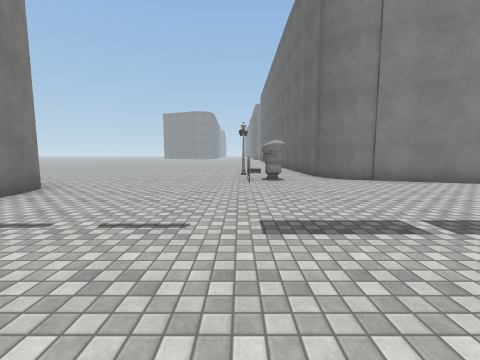
[1] (above)

20 first-person views from a walk through a scene from a Unity 3-D project. The camera is 1.4 m above the floor, tilts 6° down and sees 90° across. The floor is counted in squares, 2 m on a side. Each view is taken from the middle of a square. On the plan, view 1 faces up. The plan holds only what a view shows up to about 9 squares ahead; the rest is blank. The place goes on beyond the plan. The player character is not drawn. Some surface patterns are stand-ins.

[2]
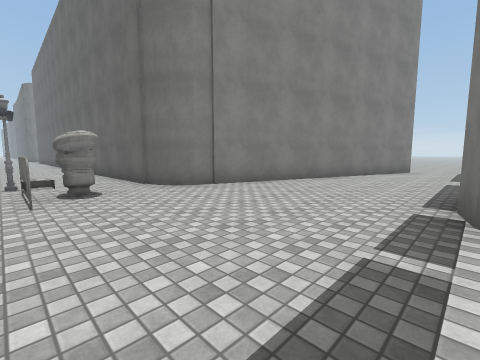

[3]
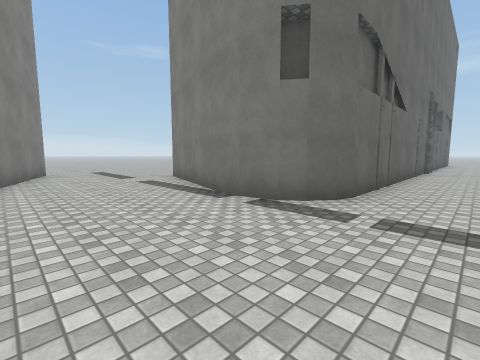

[4]
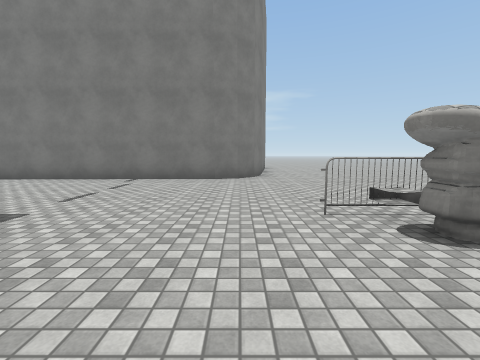

[5]
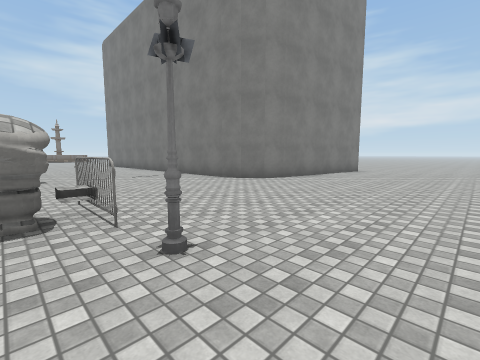

[6]
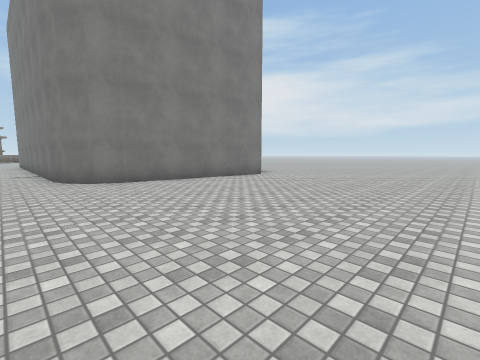

[7]
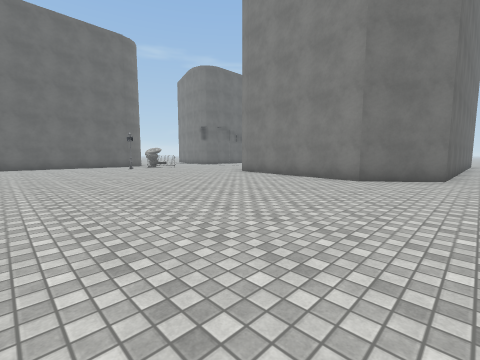

[8]
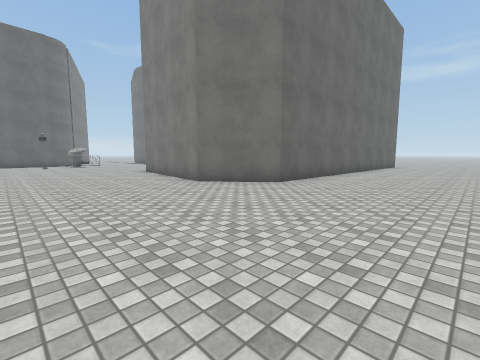

[9]
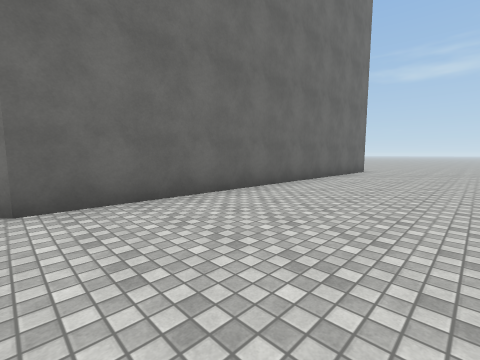

[10]
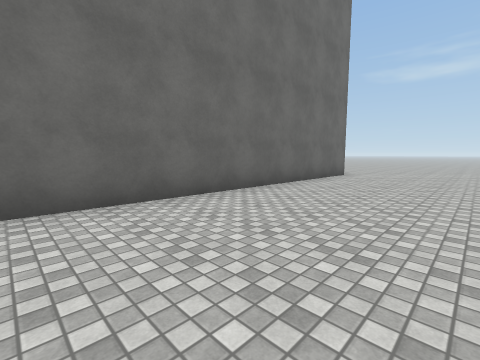

[11]
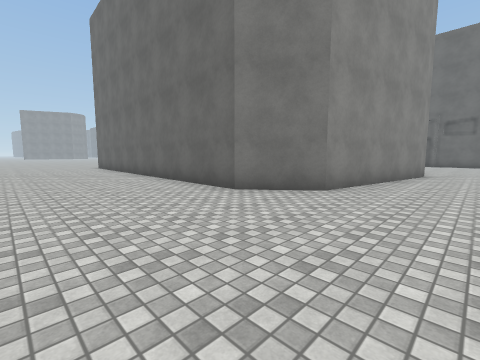

[12]
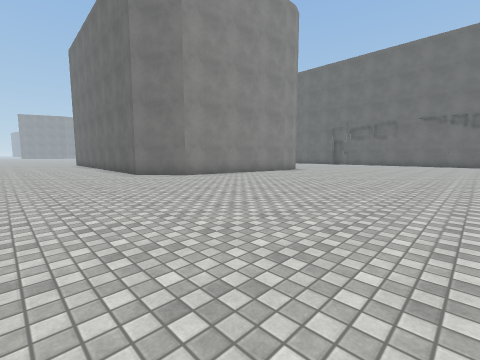

[13]
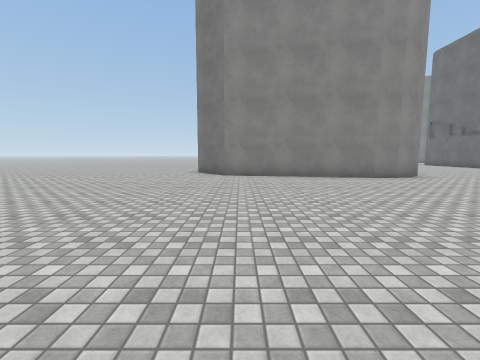

[14]
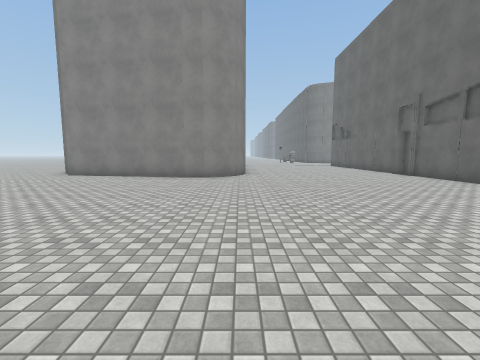

[15]
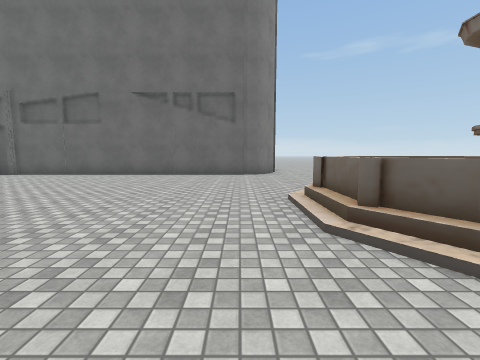

[16]
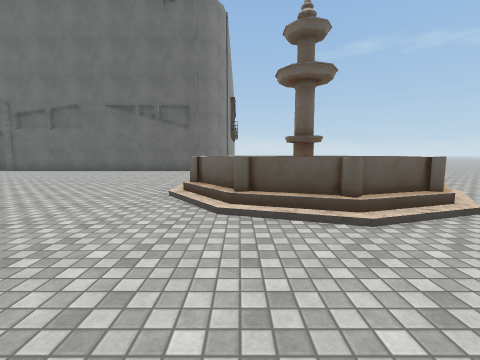

[17]
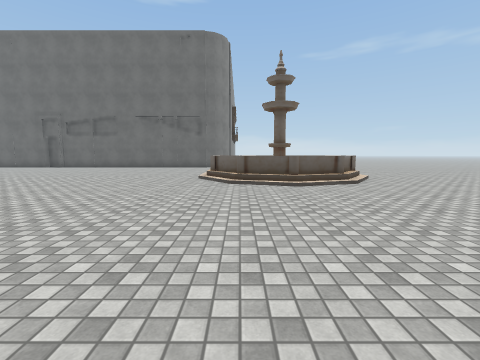

[18]
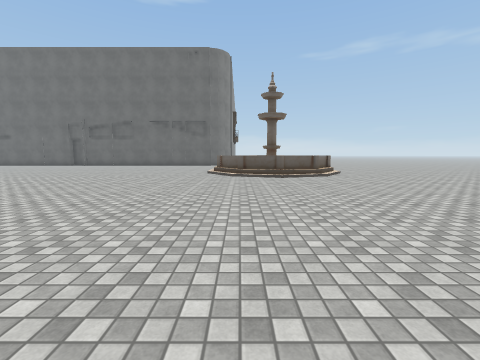

[19]
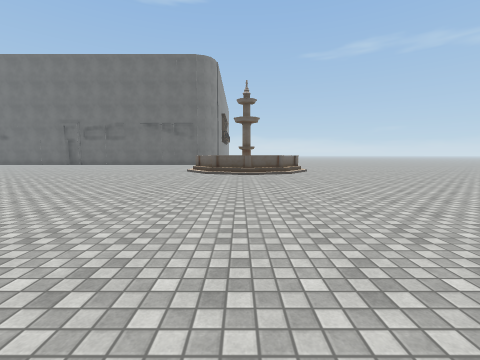

[20]
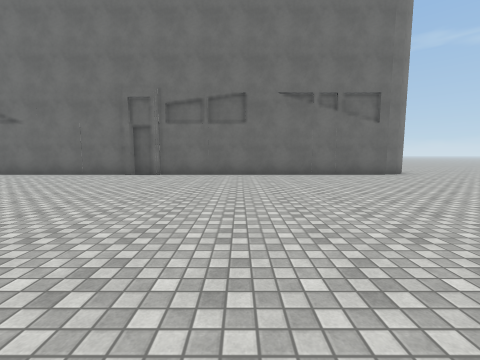

### Floor plan
Points are (right, up) in squares from view 1. A wall is a line through its corners. A room is listed if a view was taken in it or the views show most of it. See-through windows are left out.
Room 1 (views 1, 2, 3, 4, 5, 6, 7, 8, 9, 10, 11, 12, 13, 14, 15, 16, 17, 18, 19, 20)
walls: (-4.1, -7.1) (-4.6, -7.5) (-5.2, -7.7) (-5.9, -7.7) (-10.5, -6.9) (-11.7, -5.5) (-11.4, 4.9) (-9.8, 6.3) (-5.1, 5.7); (2.4, -6.3) (2.4, 1.2); (2.4, 0.9) (2.5, 1.3) (2.8, 1.7) (3.2, 2); (2.6, -6.9) (2.6, -6.1); (-3.9, 4.3) (-3.8, -1.9); (3, 1.9) (3.9, 2.1) (4.7, 2); (-5.3, 5.7) (-4.6, 5.5) (-4.1, 4.9) (-3.9, 4.2); (4.5, 2.1) (8.1, 1); (3.2, 6.6) (2.6, 7) (2.5, 7.8); (3.6, 6.6) (3, 6.7) (2.4, 7.5) (2.4, 11.6); (2.6, -15.7) (2.5, -15.1); (2.9, -16) (2.4, -15.4) (2.4, -6.9); (11.3, 3.9) (3.5, 6.5)
low walls: (-3.5, -16) (-2.5, -16); (-5.1, -19.5) (-5.5, -18.2); (-4.8, -19.6) (-5.2, -18.3) (-4.8, -17) (-3.7, -16.2) (-2.5, -16.2); (-3.8, -20.3) (-4.6, -19.7)
ways out: opening at (0.5, -18.8); opening at (10.2, 1.5)
objects: fence (0, 6) to (0, 7); lamp (0, 8); statue (1, 7)

Positions as (right, up) in squares from view 1, and headings:
1: (0, 0), facing up
2: (0, 2), facing up-right
3: (1, 5), facing down-right
4: (3, 5), facing left
5: (1, 10), facing down-left
6: (-3, 12), facing down-left
7: (-12, 13), facing down-right
8: (-15, 10), facing down-right
9: (-15, 5), facing down-right
10: (-15, 3), facing down-right
11: (-15, -9), facing up-right
12: (-15, -14), facing up-right
13: (-10, -15), facing up
14: (-4, -16), facing up
15: (-6, -15), facing right
16: (-8, -17), facing right
17: (-11, -17), facing right
18: (-13, -17), facing right
19: (-14, -18), facing right
20: (-6, -10), facing right
